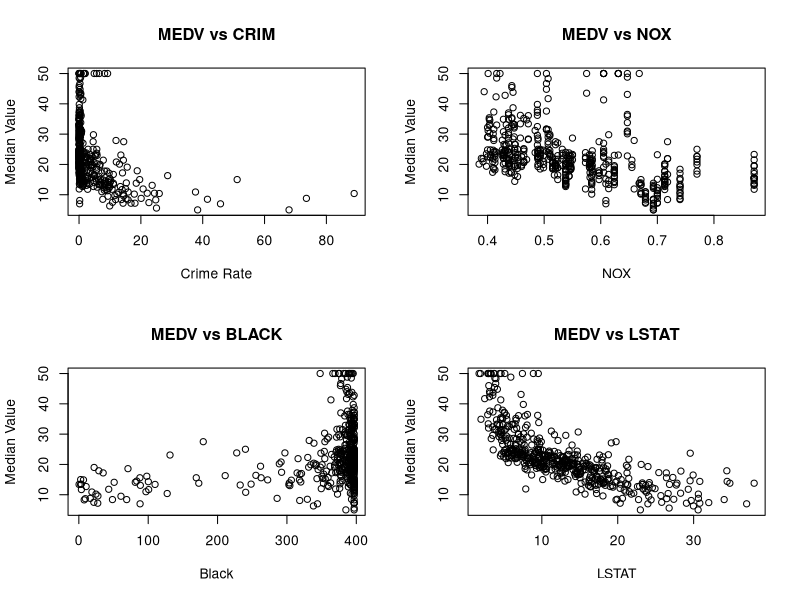
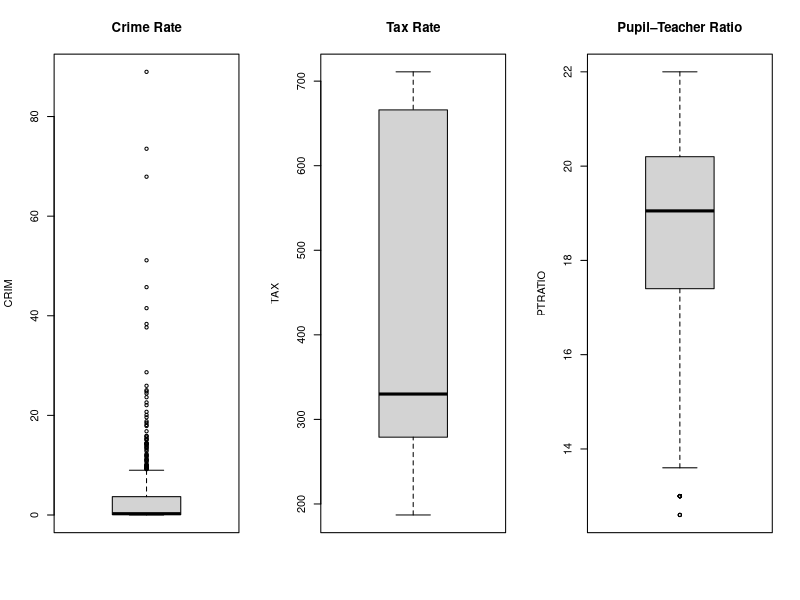

The R script that drew these images, in order:
## ---- chunk 1
library(MASS)
data(Boston)
## ---- chunk 2
library(MASS)
class(Boston)
dim(Boston)
## ---- chunk 3
boston_1 <- Boston[, c("medv", "crim", "nox", "black", "lstat")]
head(boston_1)
## ---- chunk 4
par(mfrow = c(2,2))
plot(boston_1$crim, boston_1$medv, xlab="Crime Rate", ylab="Median Value", main="MEDV vs CRIM") 
plot(boston_1$nox, boston_1$medv, xlab="NOX", ylab="Median Value", main="MEDV vs NOX")
plot(boston_1$black, boston_1$medv, xlab="Black", ylab="Median Value", main="MEDV vs BLACK")
plot(boston_1$lstat, boston_1$medv, xlab="LSTAT", ylab="Median Value", main="MEDV vs LSTAT")
## ---- chunk 5
min_medv_index <- which.min(Boston$medv)
Boston[min_medv_index, c("medv", "crim", "nox", "black", "lstat")]
## ---- chunk 6
# Percentiles of predictors for that suburb
suburb_values <- Boston[min_medv_index, c("crim", "nox", "black", "lstat")]
percentiles <- sapply(
  c("crim", "nox", "black", "lstat"),
  function(var) ecdf(Boston[[var]])(suburb_values[[var]])
)

percentiles


## ---- chunk 7
par(mfrow = c(1, 3))

boxplot(Boston$crim, main = "Crime Rate", ylab = "CRIM")
boxplot(Boston$tax, main = "Tax Rate", ylab = "TAX")
boxplot(Boston$ptratio, main = "Pupil–Teacher Ratio", ylab = "PTRATIO")

## ---- chunk 8
# Identify suburbs with outliers
out_crim <- which(Boston$crim %in% boxplot.stats(Boston$crim)$out)
out_tax <- which(Boston$tax %in% boxplot.stats(Boston$tax)$out)
out_ptratio <- which(Boston$ptratio %in% boxplot.stats(Boston$ptratio)$out)

out_crim
out_tax
out_ptratio

